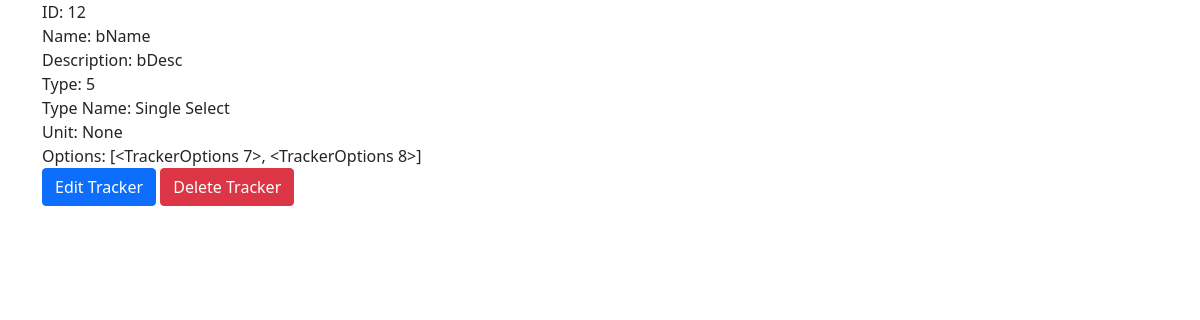
The app's page /trackers/view?id=12 (signed in) with its own data.
### models/models.py (models this page shows)
class TrackerModel(db.Model):
    __tablename__ = "trackers"
    t_id = db.Column(db.Integer(), primary_key=True)
    t_name = db.Column(db.String(64), nullable=False)
    t_desc = db.Column(db.String(256))
    t_type = db.Column(db.Integer(), db.ForeignKey("tracker_types.tt_id", ondelete="CASCADE"), nullable=False)
    t_user = db.Column(db.Integer(), db.ForeignKey("users.id", ondelete="CASCADE"), nullable=False)
    t_type_name = db.relationship("TrackerTypes", uselist=False)
    t_unit = db.relationship("TrackerUnit", uselist=False)
    t_options = db.relationship("TrackerOptions")

class TrackerTypes(db.Model):
    __tablename__ = "tracker_types"
    tt_id = db.Column(db.Integer(), primary_key=True, autoincrement=True)
    tt_name = db.Column(db.String(64), unique=True, nullable=False)

### views/views.py (the view)
@app.route("/trackers/view", methods=["GET", "POST"])
@login_required
def trackers_view():
    t_id = request.args.get("id", "")
    if not (t_id.isdigit()):
        flash("Invalid Tracker", "danger")
        return redirect("/trackers")
    if request.method == "POST":
        pass
    tracker = TrackerModel.query.filter(TrackerModel.t_id == t_id, TrackerModel.t_user == current_user.id).first()
    if tracker:
        return render_template("trackers/view.html", user=current_user, tracker=tracker)
    else:
        flash("Invalid Tracker", "danger")
        return redirect("/trackers")

### auth/auth.py (called while the page is built)
@login.user_loader
def load_user(id):
    return UserModel.query.get(int(id))

### templates/trackers/view.html (shortened to what this page needs)
<!DOCTYPE html>
<html lang="en">
    <head>
        <link rel="stylesheet" href="{{ url_for('static', filename='css/bootstrap.min.css')}}">
        <link rel="stylesheet" href="{{ url_for('static', filename='css/fontawesome.all.min.css')}}">
        <link rel="stylesheet" href="{{ url_for('static', filename='css/card.css')}}">
    </head>
    <body>
        <div class="container">
            <div>ID: {{ tracker.t_id }}</div>
            <div>Name: {{ tracker.t_name }}</div>
            <div>Description: {{ tracker.t_desc }}</div>
            <div>Type: {{ tracker.t_type }}</div>
            <div>Type Name: {{ tracker.t_type_name.tt_name }}</div>
            <div>Unit: {{ tracker.t_unit }}</div>
            <div>Options: {{ tracker.t_options }}</div>
        </div>
        <div class="container">
            <a href="/trackers/edit?id={{ tracker.t_id }}" class="btn btn-primary">Edit Tracker</a>
            <a href="/trackers/delete?id={{ tracker.t_id }}" class="btn btn-danger">Delete Tracker</a>
        </div>
    </body>
</html>

### records on screen
TrackerModel: t_id "12", t_name "bName", t_desc "bDesc", t_type "5"
TrackerTypes: t_type_name.tt_name "Single Select"

### other values on screen
{{ tracker.t_unit }} "None"
{{ tracker.t_options }} "[<TrackerOptions 7>, <TrackerOptions 8>]"
